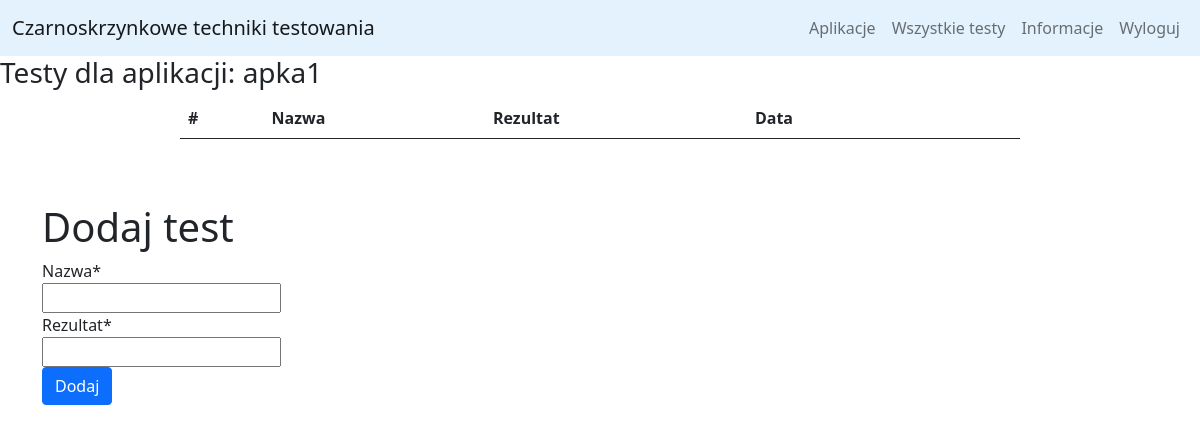
The app's page /apptesting/show_tests/1 (signed in), older data.
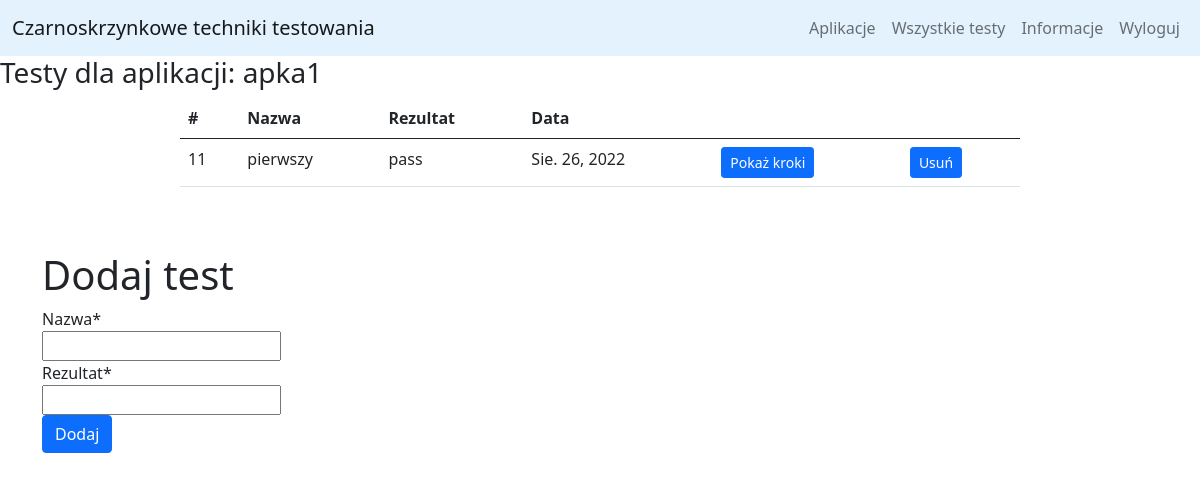
The same page, newer data.
### mysite/models.py (models this page shows)
class Test(models.Model):
    app = models.ForeignKey(Application, on_delete=models.CASCADE)
    name = models.CharField(max_length=200)
    result = models.CharField(max_length=500)
    date = models.DateField(auto_now_add=True)

### mysite/views.py (the view, shortened to what this page needs)
# urls.py: path("show_tests/<int:id>", views.show_tests, name="show_tests"),
def show_tests(request, id):
    if request.user.is_authenticated:
        app_ = Application.objects.get(pk=id)
        form = NewTestForm()
        if app_.owner == request.user:
            tests = Test.objects.filter(app=app_)
            return render(request, template_name='mysite/tests.html',
                          context={'form': form, 'tests': tests, 'app_id': id, 'app_name': app_.name})
    return redirect('mysite:home')

### mysite/forms.py
class NewTestForm(forms.Form):
	name = forms.CharField(label='Nazwa', max_length=200)
	result = forms.CharField(label='Rezultat', max_length=500)

### mysite/templates/mysite/tests.html
{% extends "mysite/add_test.html" %}
{% block tables %}
<h3>Testy dla aplikacji: {{app_name}}</h3>
<div class="d-flex justify-content-center">
<table class="table table-hover" style="width: 70%;">
    <thead>
      <tr>
        <th scope="col">#</th>
        <th scope="col">Nazwa</th>
        <th scope="col">Rezultat</th>
        <th scope="col">Data</th>
        <th></th>
        <th></th>
      </tr>
    </thead>
    <tbody>
        {% for test in tests %}
         <tr>
            <td>{{test.id}}</td>
            <td>{{test.name}}</td>
            <td>{{test.result}}</td>
            <td>{{test.date}}</td>
            <td>
              <a href="/19_lada/apptesting/apptesting/show_steps/{{test.id}}"><button type="button" class="btn btn-primary btn-sm">Pokaż kroki</button></a>
            </td>
            <td>
              <a href="/19_lada/apptesting/apptesting/delete_test/{{app_id}}/{{test.id}}"><button type="button" class="btn btn-primary btn-sm">Usuń</button></a>
            </td>
         </tr>
        {% endfor %}
    </tbody>
</table>
</div>
{% endblock %}

Row changes from the older to the newer data that the page shows:
added Test: id "11", name "pierwszy", result "pass", date "Sie. 26, 2022"
